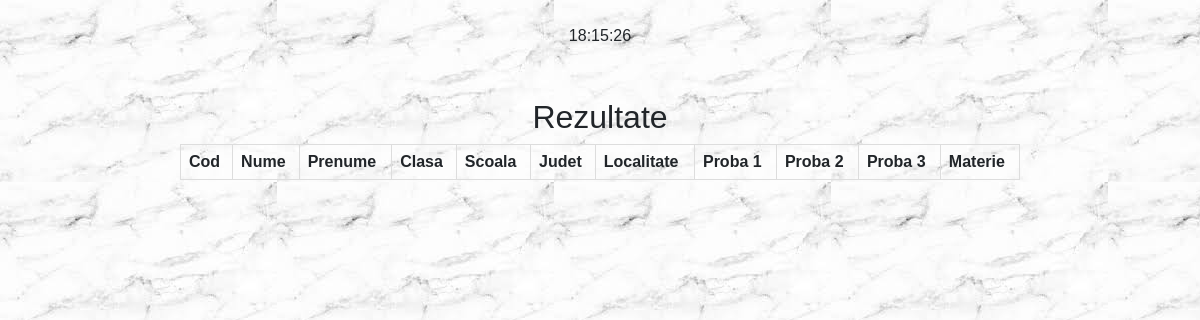
The page /home-rezultate.php on the database as committed earlier.
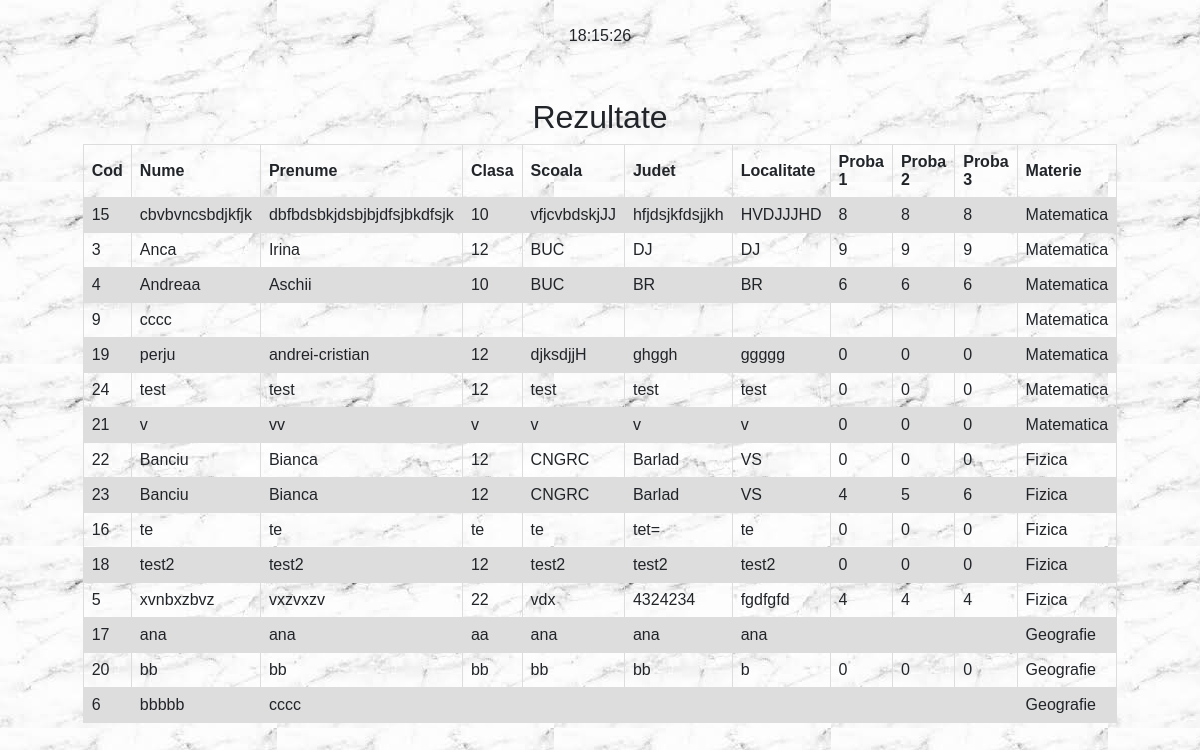
The same page on the database as committed later.
### tables this page shows
CREATE TABLE `rezultate` (
  `cod` int(45) NOT NULL,
  `nume_candidati` varchar(45) DEFAULT NULL,
  `prenume_candidati` varchar(45) DEFAULT NULL,
  `clasa_candidati` varchar(45) DEFAULT NULL,
  `scoala_candidati` varchar(45) DEFAULT NULL,
  `localitate_candidati` varchar(45) DEFAULT NULL,
  `judet_candidati` varchar(45) DEFAULT NULL,
  `proba1` varchar(45) DEFAULT '0',
  `proba2` varchar(45) DEFAULT '0',
  `proba3` varchar(45) DEFAULT '0',
  `cod_materie` int(11) NOT NULL
);

CREATE TABLE `materie` (
	`cod_materie` int(11) NOT NULL,
	`denumire_materie` varchar(45) DEFAULT NULL
);

### home-rezultate.php (the view, shortened to what this page needs)
<?php $servername = "127.0.0.1";
$username = "root";
$password = "";
$myDB="7YNzXacPRV";
try {
     $conn = new PDO("mysql:host=$servername;dbname=$myDB", $username, $password);
    $conn->setAttribute(PDO::ATTR_ERRMODE, PDO::ERRMODE_EXCEPTION);
    $sql = "select cod,nume_candidati,prenume_candidati,clasa_candidati,scoala_candidati,judet_candidati,localitate_candidati from candidati";
    $query="select cod, nume_candidati, prenume_candidati, clasa_candidati, scoala_candidati, localitate_candidati, judet_candidati, proba1, proba2, proba3, materie.cod_materie as cod_mat, materie.denumire_materie as den_mat from rezultate, materie where rezultate.cod_materie=materie.cod_materie order by cod_mat, nume_candidati";
    }catch(PDOException $e)
    {
    echo $sql . "<br>" . $e->getMessage();
    $conn = null;
    }
?>
<html>
 <head>
 <link rel="stylesheet" href="https://maxcdn.bootstrapcdn.com/bootstrap/4.0.0-beta/css/bootstrap.min.css">
  &nbsp&nbsp&nbsp<center><body onload="startTime()">
<div id="txt"></div></center>
</head>
 <body background="imagini/onpic1.jpg" style="text-align: center">
 <div name="rezultate" style="margin-top: 50px">
  <h2>Rezultate</h2>
 <table align="center">
  <tr>
    <th>Cod</th>
    <th>Nume</th>
    <th>Prenume</th>
    <th>Clasa</th>
    <th>Scoala</th>
    <th>Judet</th>
    <th>Localitate</th>
     <th>Proba 1</th>
      <th>Proba 2</th>
       <th>Proba 3</th>
	   <th>Materie</th>
  <?php
    foreach($conn->query($query) as $row){
    	echo"<tr>";
    	echo "<td>".$row["cod"]."</td>";
    		echo "<td>".$row["nume_candidati"]."</td>";
    			echo "<td>".$row["prenume_candidati"]."</td>";
    				echo "<td>".$row["clasa_candidati"]."</td>";
    					echo "<td>".$row["scoala_candidati"]."</td>";
    						echo "<td>".$row["localitate_candidati"]."</td>";
    						echo "<td>".$row["judet_candidati"]."</td>";
    							echo "<td>".$row["proba1"]."</td>";
    								echo "<td>".$row["proba2"]."</td>";
    									echo "<td>".$row["proba3"]."</td>";
										echo "<td>".$row["den_mat"]."</td>";
    						echo "</tr>";
}
  ?>
</table>
</div>
 </body>
 </html>

Rows that differ between the two databases and show on the page:
now on this page (row edited): rezultate: cod "15", nume_candidati "cbvbvncsbdjkfjk", prenume_candidati "dbfbdsbkjdsbjbjdfsjbkdfsjk", clasa_candidati "10", scoala_candidati "vfjcvbdskjJJ", localitate_candidati "hfjdsjkfdsjjkh", judet_candidati "HVDJJJHD", proba1 "8", proba2 "8", proba3 "8", cod_materie.denumire_materie "Matematica"
now on this page (row edited): rezultate: cod "3", nume_candidati "Anca", prenume_candidati "Irina", clasa_candidati "12", scoala_candidati "BUC", localitate_candidati "DJ", judet_candidati "DJ", proba1 "9", proba2 "9", proba3 "9", cod_materie.denumire_materie "Matematica"
now on this page (row edited): rezultate: cod "4", nume_candidati "Andreaa", prenume_candidati "Aschii", clasa_candidati "10", scoala_candidati "BUC", localitate_candidati "BR", judet_candidati "BR", proba1 "6", proba2 "6", proba3 "6", cod_materie.denumire_materie "Matematica"
now on this page (row edited): rezultate: cod "9", nume_candidati "cccc", cod_materie.denumire_materie "Matematica"
now on this page (row edited): rezultate: cod "19", nume_candidati "perju", prenume_candidati "andrei-cristian", clasa_candidati "12", scoala_candidati "djksdjjH", localitate_candidati "ghggh", judet_candidati "ggggg", proba1 "0", proba2 "0", proba3 "0", cod_materie.denumire_materie "Matematica"
now on this page (row edited): rezultate: cod "24", nume_candidati "test", prenume_candidati "test", clasa_candidati "12", scoala_candidati "test", localitate_candidati "test", judet_candidati "test", proba1 "0", proba2 "0", proba3 "0", cod_materie.denumire_materie "Matematica"
now on this page (row edited): rezultate: cod "21", nume_candidati "v", prenume_candidati "vv", clasa_candidati "v", scoala_candidati "v", localitate_candidati "v", judet_candidati "v", proba1 "0", proba2 "0", proba3 "0", cod_materie.denumire_materie "Matematica"
now on this page (row edited): rezultate: cod "22", nume_candidati "Banciu", prenume_candidati "Bianca", clasa_candidati "12", scoala_candidati "CNGRC", localitate_candidati "Barlad", judet_candidati "VS", proba1 "0", proba2 "0", proba3 "0", cod_materie.denumire_materie "Fizica"
now on this page (row edited): rezultate: cod "23", nume_candidati "Banciu", prenume_candidati "Bianca", clasa_candidati "12", scoala_candidati "CNGRC", localitate_candidati "Barlad", judet_candidati "VS", proba1 "4", proba2 "5", proba3 "6", cod_materie.denumire_materie "Fizica"
now on this page (row edited): rezultate: cod "16", nume_candidati "te", prenume_candidati "te", clasa_candidati "te", scoala_candidati "te", localitate_candidati "tet=", judet_candidati "te", proba1 "0", proba2 "0", proba3 "0", cod_materie.denumire_materie "Fizica"
now on this page (row edited): rezultate: cod "18", nume_candidati "test2", prenume_candidati "test2", clasa_candidati "12", scoala_candidati "test2", localitate_candidati "test2", judet_candidati "test2", proba1 "0", proba2 "0", proba3 "0", cod_materie.denumire_materie "Fizica"
now on this page (row edited): rezultate: cod "5", nume_candidati "xvnbxzbvz", prenume_candidati "vxzvxzv", clasa_candidati "22", scoala_candidati "vdx", localitate_candidati "4324234", judet_candidati "fgdfgfd", proba1 "4", proba2 "4", proba3 "4", cod_materie.denumire_materie "Fizica"
now on this page (row edited): rezultate: cod "17", nume_candidati "ana", prenume_candidati "ana", clasa_candidati "aa", scoala_candidati "ana", localitate_candidati "ana", judet_candidati "ana", cod_materie.denumire_materie "Geografie"
now on this page (row edited): rezultate: cod "20", nume_candidati "bb", prenume_candidati "bb", clasa_candidati "bb", scoala_candidati "bb", localitate_candidati "bb", judet_candidati "b", proba1 "0", proba2 "0", proba3 "0", cod_materie.denumire_materie "Geografie"
now on this page (row edited): rezultate: cod "6", nume_candidati "bbbbb", prenume_candidati "cccc", cod_materie.denumire_materie "Geografie"
